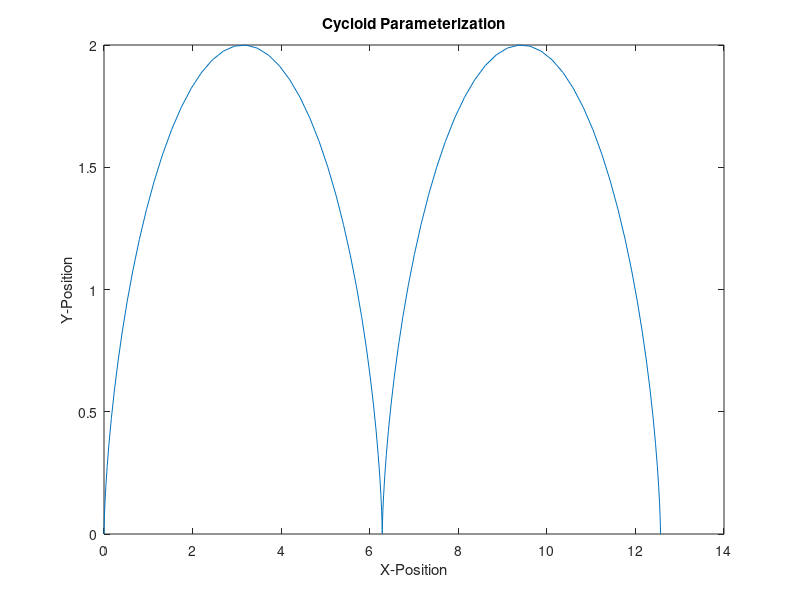

Here is the MATLAB script that generated this plot:
% Traces the path of a point P along the
% circumference of a circle of radius a = 1
% as a function of the angle t for 0 < t < 4pi

% Variables:
a = 1;
t0 = 0;
tmax = 4*pi;

% Timespan:
t = linspace (t0, tmax, 100);

% Parametric Equations:
x = a*(t - sin(t));
y = a*(1 - cos(t));

figure;
plot(x, y);
title('Cycloid Parameterization');
xlabel('X-Position');
ylabel('Y-Position');
